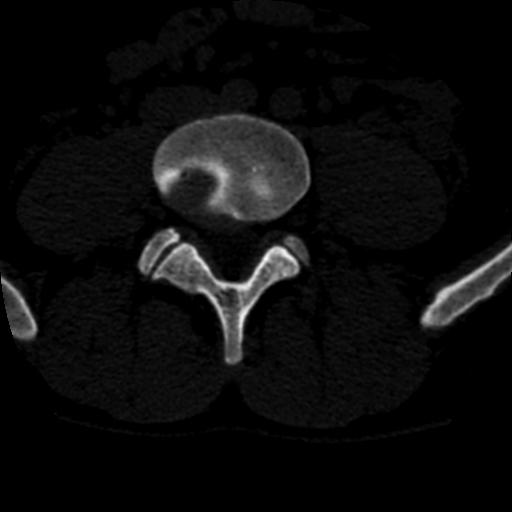
#> input picture Traditional_OpenCV/image.jpg, 512 x 512 px
$ python Histogram.py
#> lines starting #> are read from the running program, lines starting #| are printed output that depends on the picture
# -*- coding: utf-8 -*-
"""
Created on Thu Jan  4 21:16:42 2024

@author: Sabbir Ahmed Sibli
"""
# Source: https://medium.com/@sasasulakshi/opencv-image-histogram-calculations-4c5e736f85e

#%matplotlib inline
# Importing Important Libraries
from pathlib import Path
import pydicom
import numpy as np
import matplotlib.pyplot as plt
import cv2
import dicom2jpg
from PIL import Image

# Reading the Image
img = cv2.imread('image.jpg')
#> img is the input picture: shape (512, 512, 3); min 0, max 255, mean 12.6

image = img[:, 50:420]  # Selecting SubImage on ROI
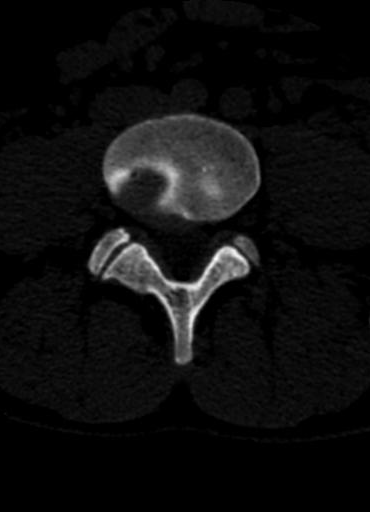
#> image: shape (512, 370, 3); min 0, max 255, mean 14.6

# Visualizing Original Image
cv2.namedWindow("BGR Image", cv2.WINDOW_NORMAL)
cv2.imshow("BGR Image", image)

cv2.waitKey(0) & 0xFF
cv2.destroyAllWindows()

# Separating Color Channels (Though my sample image is Grayscale)
B = image[:,:,0]  # Blue Layer
G = image[:,:,1]  # Green Layer
R = image[:,:,2]  # Red Layer

# [7 lines of commented-out code are left out]

B_hist = cv2.calcHist([image], [0], None, [256], [0,256])
#> B_hist = 256 values, max 69596 at index 0, min 0 at index 240, mean 740
G_hist = cv2.calcHist([image], [1], None, [256], [0,256])
#> G_hist has the same summary as B_hist
R_hist = cv2.calcHist([image], [2], None, [256], [0,256])
#> R_hist has the same summary as B_hist

# Visualizing Histograms
plt.subplot(2,2,1)
plt.plot(B_hist, 'b')
plt.subplot(2,2,2)
plt.plot(G_hist, 'g')
plt.subplot(2,2,3)
plt.plot(R_hist, 'r')

## Histogram Equalization: Distributing pixels to develop overexposed or underexposed image
# cv2.equalizeHist()

b_eq = cv2.equalizeHist(B)
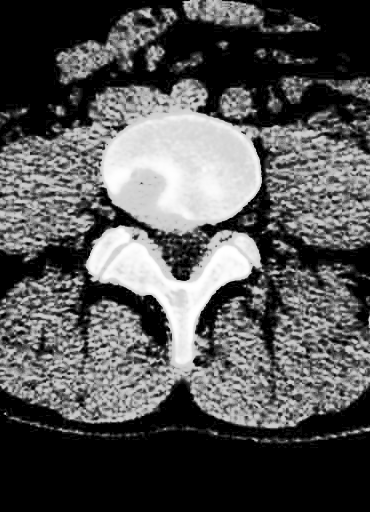
#> b_eq: shape (512, 370); min 0, max 255, mean 84
g_eq = cv2.equalizeHist(G)
r_eq = cv2.equalizeHist(R)

# Visualizing equalized images
# For our case, each image will be the same as it is grayscale image
plt.imshow(b_eq)
plt.title("b_eq")
plt.show()
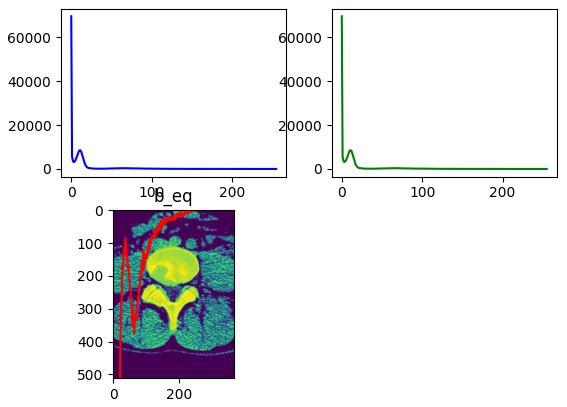
#> figure drawn by matplotlib, 3 panels; panel 1: curve peaks at x = 0, y = 69596; panel 2: curve peaks at x = 0, y = 69596
plt.imshow(g_eq)
plt.title("g_eq")
plt.show()
plt.imshow(r_eq)
plt.title("r_eq")
plt.show()

# Calculating Histogram for each colored image
B_hist = cv2.calcHist([b_eq],[0], None, [256], [0,256])
#> B_hist = 256 values, max 69596 at index 0, min 0 at index 1, mean 740
G_hist = cv2.calcHist([g_eq],[0], None, [256], [0,256])
#> G_hist has the same summary as B_hist
R_hist = cv2.calcHist([r_eq],[0], None, [256], [0,256])
#> R_hist has the same summary as B_hist

# Plotting the Histograms for each image
plt.subplot(2, 2, 1)
plt.plot(G_hist, 'g')
plt.subplot(2, 2, 2)
plt.plot(R_hist, 'r')
plt.subplot(2, 2, 3)
plt.plot(B_hist, 'b')

# Merging all equalized layers into original image
eq_im = cv2.merge([b_eq, g_eq, r_eq])

plt.subplot(1,2,1)
plt.title("Original Image")
plt.imshow(image)
plt.subplot(1,2,2)
plt.title("Equalized Image")
plt.imshow(eq_im)

# Visualize equalized original image
cv2.namedWindow("Original Image", cv2.WINDOW_NORMAL);
cv2.imshow("Original Image",image);
cv2.namedWindow("New Image", cv2.WINDOW_NORMAL);
cv2.imshow("New Image",eq_im);

cv2.waitKey(0) & 0xFF
cv2.destroyAllWindows()
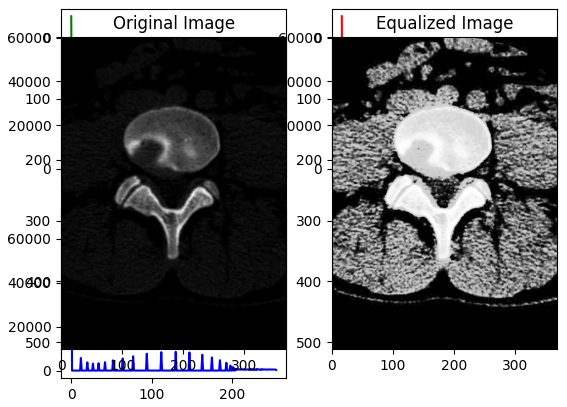
#> figure drawn by matplotlib, 5 panels; panel 1: curve peaks at x = 0, y = 69596; panel 2: curve peaks at x = 0, y = 69596; panel 3: curve peaks at x = 0, y = 69596
